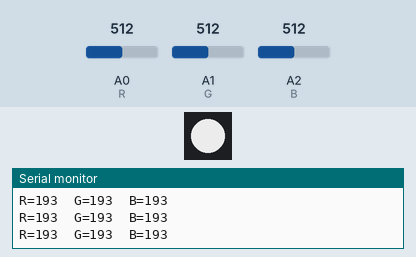
This sketch was run on a simulated ATtiny85, built with avr-gcc and run on an emulated ATtiny85. Shown: 1 RGB LEDs in strip order, left to right, the last lines printed to the serial monitor. The inputs (shaded band) are chosen by the test bench; at power-on: A0 (R) = 512, A1 (G) = 512, A2 (B) = 512. Dim RGB values are drawn brighter than linear.

Above: at 1.2 s.
1.3 s: A0 (R) set to 667
At 2.5 s:
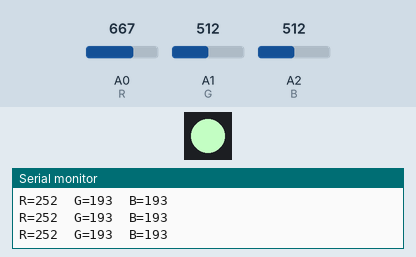
2.8 s: A0 (R) set to 691
At 3.2 s:
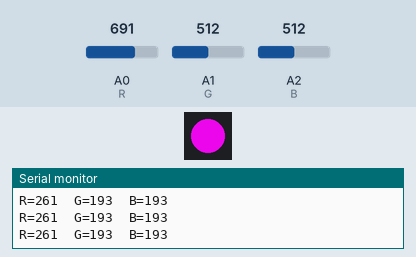
4.3 s: A1 (G) set to 668
At 5.2 s:
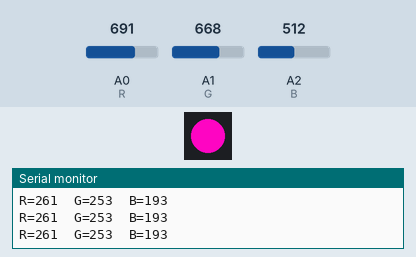
5.8 s: A1 (G) set to 684
At 7.0 s:
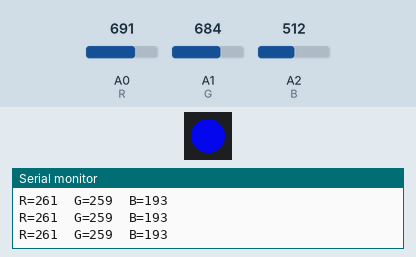
7.3 s: A2 (B) set to 31
At 8.0 s:
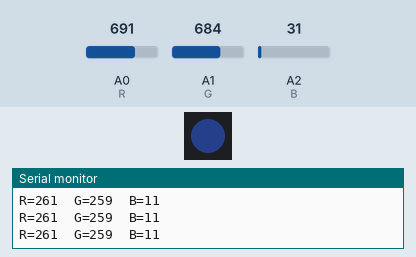
8.8 s: A2 (B) set to 27
At 9.8 s:
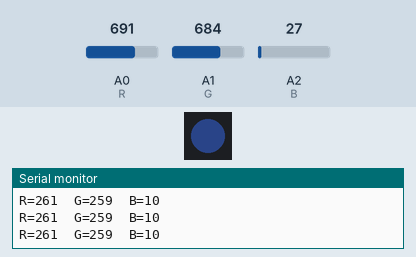
Timing chart, 0 to 11.3 s (numbered marks = the images above; inputs shaded):
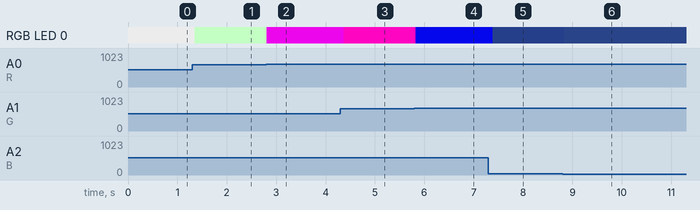

Measured:
- the behaviour switches between 675 and 676 on A0 (R) (found by bisection; images 1 and 2)
- the behaviour switches between 675 and 676 on A1 (G) (found by bisection; images 3 and 4)
- after the input at 1.3 s, RGB LED 0: RGB(193, 193, 193) → RGB(193, 252, 193) after 0.06 s
- after the input at 2.8 s, RGB LED 0: RGB(193, 252, 193) → RGB(193, 5, 193) at once
- after the input at 4.3 s, RGB LED 0: RGB(193, 5, 193) → RGB(253, 5, 193) after 0.07 s
- after the input at 5.8 s, RGB LED 0: RGB(253, 5, 193) → RGB(3, 5, 193) at once
- after the input at 7.3 s, RGB LED 0: RGB(3, 5, 193) → RGB(3, 5, 11) after 0.08 s
- after the input at 8.8 s, RGB LED 0: RGB(3, 5, 11) → RGB(3, 5, 10) at once

The sketch:

SitemaColor.ino
```cpp
#include <Adafruit_NeoPixel.h>
#ifdef __AVR__
#include <avr/power.h>
#endif

#define PIN            2
#define NUMPIXELS      1
#define R A0
#define G A1
#define B A2


Adafruit_NeoPixel pixels = Adafruit_NeoPixel(NUMPIXELS, PIN, NEO_GRB + NEO_KHZ800);

int VR, VG, VB;

void setup() {
  // This is for Trinket 5V 16MHz, you can remove these three lines if you are not using a Trinket
#if defined (__AVR_ATtiny85__)
  if (F_CPU == 16000000) clock_prescale_set(clock_div_1);
#endif
  pinMode(PIN, OUTPUT);
  pinMode(R, INPUT);
  pinMode(G, INPUT);
  pinMode(B, INPUT);
  Serial.begin(115200);
  pixels.begin();
}


void loop() {
  VR = analogRead(R);

  //Serial.print("R_ANLOG=");
  //Serial.println(VR);

  VR = map(VR, 0, 673, 0, 255);

  VG = analogRead(G);
  VG = map(VG, 0, 673, 0, 255);

  VB = analogRead(B);
  VB = map(VB, 0, 673, 0, 255);

  Serial.print("R=");
  Serial.print(VR);
  Serial.print("  G=");
  Serial.print(VG);
  Serial.print("  B=");
  Serial.println(VB);
  pixels.setPixelColor(0, pixels.Color(VG, VR, VB));
  pixels.show();
  delay(100);
}
```
